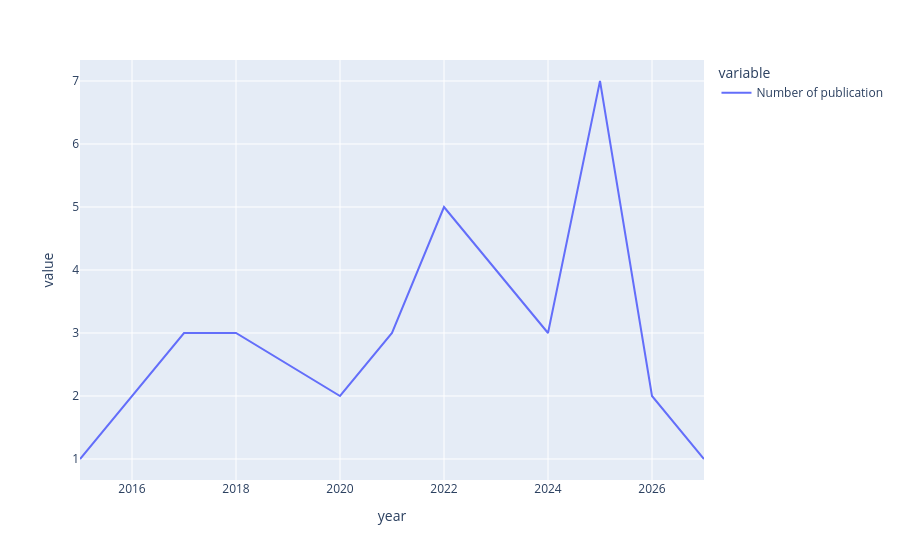

The cell this chart's notebook holds for it:
### Code cell
px.line(
    df_papers_obsidian_keep_accessed[
        ~(df_papers_obsidian_keep_accessed["country"].astype(str).str.contains("China"))
    ]
    .groupby("year")
    .size()
    .rename("Number of publication")
)

### Figure 1 — Plotly figure (JSON) as saved in the notebook; plotly's stock layout.template omitted (floating-point values rounded to 4 significant figures)
{"data": [{"hovertemplate": "variable=Number of publication<br>year=%{x}<br>value=%{y}<extra></extra>", "legendgroup": "Number of publication", "line": {"color": "#636efa", "dash": "solid"}, "marker": {"symbol": "circle"}, "mode": "lines", "name": "Number of publication", "orientation": "v", "showlegend": true, "type": "scatter", "x": [2015.0, 2016.0, 2017.0, 2018.0, 2020.0, 2021.0, 2022.0, 2023.0, 2024.0, 2025.0, 2026.0, 2027.0], "xaxis": "x", "y": [1, 2, 3, 3, 2, 3, 5, 4, 3, 7, 2, 1], "yaxis": "y"}], "layout": {"legend": {"title": {"text": "variable"}, "tracegroupgap": 0}, "margin": {"t": 60}, "xaxis": {"anchor": "y", "domain": [0, 1], "title": {"text": "year"}}, "yaxis": {"anchor": "x", "domain": [0, 1], "title": {"text": "value"}}}}
